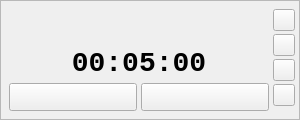
<?xml version="1.0" encoding="UTF-8"?>
<ui version="4.0">
 <class>TimerWidget</class>
 <widget class="QWidget" name="TimerWidget">
  <property name="geometry">
   <rect>
    <x>0</x>
    <y>0</y>
    <width>300</width>
    <height>120</height>
   </rect>
  </property>
  <property name="maximumSize">
   <size>
    <width>16777215</width>
    <height>120</height>
   </size>
  </property>
  <layout class="QVBoxLayout" name="mainLayout">
   <property name="leftMargin">
    <number>0</number>
   </property>
   <property name="topMargin">
    <number>0</number>
   </property>
   <property name="rightMargin">
    <number>0</number>
   </property>
   <property name="bottomMargin">
    <number>0</number>
   </property>
   <item>
    <widget class="QFrame" name="m_groupBox">
     <property name="frameShape">
      <enum>QFrame::StyledPanel</enum>
     </property>
     <property name="frameShadow">
      <enum>QFrame::Raised</enum>
     </property>
     <property name="styleSheet">
      <string notr="true">QFrame[class=&quot;bg-base&quot;] {
  background-color: palette(Button);
  border: 1px solid palette(dark);
  border-radius: 4px;
}</string>
     </property>
     <property name="class" stdset="0">
      <string>bg-base</string>
     </property>
     <layout class="QHBoxLayout" name="outerRow">
      <property name="leftMargin">
       <number>8</number>
      </property>
      <property name="topMargin">
       <number>8</number>
      </property>
      <property name="rightMargin">
       <number>4</number>
      </property>
      <property name="bottomMargin">
       <number>8</number>
      </property>
      <property name="spacing">
       <number>4</number>
      </property>
      <item>
       <layout class="QVBoxLayout" name="mainContent">
        <property name="spacing">
         <number>0</number>
        </property>
        <item>
         <widget class="QLabel" name="m_nameLabel">
          <property name="maximumSize">
           <size>
            <width>16777215</width>
            <height>16</height>
           </size>
          </property>
          <property name="styleSheet">
           <string notr="true">font-weight: bold; font-size: 12px;</string>
          </property>
          <property name="wordWrap">
           <bool>false</bool>
          </property>
         </widget>
        </item>
        <item>
         <widget class="QLabel" name="m_typeLabel">
          <property name="maximumSize">
           <size>
            <width>16777215</width>
            <height>14</height>
           </size>
          </property>
          <property name="styleSheet">
           <string notr="true">font-size: 11px; color: palette(PlaceholderText);</string>
          </property>
         </widget>
        </item>
        <item>
         <spacer name="headerClockSpacer">
          <property name="orientation">
           <enum>Qt::Vertical</enum>
          </property>
          <property name="sizeType">
           <enum>QSizePolicy::Fixed</enum>
          </property>
          <property name="sizeHint" stdset="0">
           <size>
            <width>20</width>
            <height>4</height>
           </size>
          </property>
         </spacer>
        </item>
        <item>
         <widget class="QLabel" name="m_timeDisplay">
          <property name="text">
           <string>00:05:00</string>
          </property>
          <property name="alignment">
           <set>Qt::AlignCenter</set>
          </property>
          <property name="styleSheet">
           <string notr="true">font-size: 28px; font-family: monospace; font-weight: bold;</string>
          </property>
         </widget>
        </item>
        <item>
         <layout class="QHBoxLayout" name="controlRow">
          <property name="spacing">
           <number>4</number>
          </property>
          <item>
           <widget class="QPushButton" name="m_playPauseBtn">
            <property name="minimumSize">
             <size>
              <width>0</width>
              <height>28</height>
             </size>
            </property>
            <property name="styleSheet">
             <string notr="true">padding: 3px 6px;</string>
            </property>
            <property name="toolTip">
             <string>Start</string>
            </property>
            <property name="themeID" stdset="0">
             <string>playIcon</string>
            </property>
            <property name="class" stdset="0">
             <string>icon-media-play</string>
            </property>
           </widget>
          </item>
          <item>
           <widget class="QPushButton" name="m_restartBtn">
            <property name="minimumSize">
             <size>
              <width>0</width>
              <height>28</height>
             </size>
            </property>
            <property name="styleSheet">
             <string notr="true">padding: 3px 6px;</string>
            </property>
            <property name="toolTip">
             <string>Restart</string>
            </property>
            <property name="themeID" stdset="0">
             <string>restartIcon</string>
            </property>
            <property name="class" stdset="0">
             <string>icon-media-restart</string>
            </property>
           </widget>
          </item>
         </layout>
        </item>
       </layout>
      </item>
      <item>
       <layout class="QVBoxLayout" name="sideButtons">
        <property name="spacing">
         <number>3</number>
        </property>
        <item>
         <widget class="QPushButton" name="m_moveUpBtn">
          <property name="minimumSize">
           <size>
            <width>22</width>
            <height>22</height>
           </size>
          </property>
          <property name="maximumSize">
           <size>
            <width>22</width>
            <height>22</height>
           </size>
          </property>
          <property name="toolTip">
           <string>Move Up</string>
          </property>
          <property name="themeID" stdset="0">
           <string>upArrowIconSmall</string>
          </property>
          <property name="class" stdset="0">
           <string>icon-up</string>
          </property>
         </widget>
        </item>
        <item>
         <widget class="QPushButton" name="m_moveDownBtn">
          <property name="minimumSize">
           <size>
            <width>22</width>
            <height>22</height>
           </size>
          </property>
          <property name="maximumSize">
           <size>
            <width>22</width>
            <height>22</height>
           </size>
          </property>
          <property name="toolTip">
           <string>Move Down</string>
          </property>
          <property name="themeID" stdset="0">
           <string>downArrowIconSmall</string>
          </property>
          <property name="class" stdset="0">
           <string>icon-down</string>
          </property>
         </widget>
        </item>
        <item>
         <widget class="QPushButton" name="m_settingsBtn">
          <property name="minimumSize">
           <size>
            <width>22</width>
            <height>22</height>
           </size>
          </property>
          <property name="maximumSize">
           <size>
            <width>22</width>
            <height>22</height>
           </size>
          </property>
          <property name="toolTip">
           <string>Timer Settings</string>
          </property>
          <property name="themeID" stdset="0">
           <string>propertiesIconSmall</string>
          </property>
          <property name="class" stdset="0">
           <string>icon-gear</string>
          </property>
         </widget>
        </item>
        <item>
         <widget class="QPushButton" name="m_deleteBtn">
          <property name="minimumSize">
           <size>
            <width>22</width>
            <height>22</height>
           </size>
          </property>
          <property name="maximumSize">
           <size>
            <width>22</width>
            <height>22</height>
           </size>
          </property>
          <property name="toolTip">
           <string>Remove Timer</string>
          </property>
          <property name="themeID" stdset="0">
           <string>removeIconSmall</string>
          </property>
          <property name="class" stdset="0">
           <string>icon-trash</string>
          </property>
         </widget>
        </item>
        <item>
         <spacer name="sideButtonsSpacer">
          <property name="orientation">
           <enum>Qt::Vertical</enum>
          </property>
          <property name="sizeHint" stdset="0">
           <size>
            <width>22</width>
            <height>40</height>
           </size>
          </property>
         </spacer>
        </item>
       </layout>
      </item>
     </layout>
    </widget>
   </item>
  </layout>
 </widget>
 <resources/>
 <connections/>
</ui>
